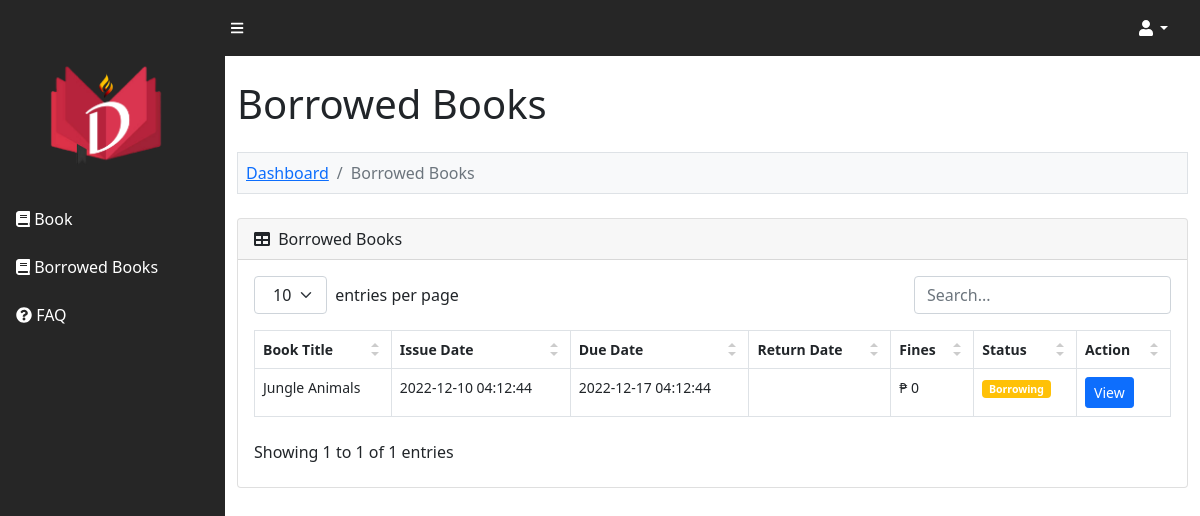
The app's page /DIGIBRI/User/borrowed_books.php (signed in) with its own data.
### tables this page shows
CREATE TABLE `lms_issue_book` (
  `issue_book_id` int(11) NOT NULL,
  `school_id` varchar(30) NOT NULL,
  `book_isbn_number` int(13) NOT NULL,
  `issue_date_time` varchar(30) NOT NULL,
  `expected_return_date` varchar(30) NOT NULL,
  `return_date_time` varchar(30) NOT NULL,
  `book_fines` varchar(30) NOT NULL,
  `no_of_copy` int(1) NOT NULL,
  `book_issue_status` enum('Borrowing','Returned','Late','Pending','Denied','Cancelled') NOT NULL
);

CREATE TABLE `lms_book` (
  `book_id` int(11) NOT NULL,
  `category_id` int(11) NOT NULL,
  `book_author` varchar(200) NOT NULL,
  `location_rack_id` int(11) NOT NULL,
  `book_name` text NOT NULL,
  `book_isbn_number` int(15) NOT NULL,
  `book_no_of_copy` int(5) NOT NULL,
  `publisher` varchar(200) NOT NULL,
  `publication_date` date DEFAULT NULL,
  `image_file` varchar(200) DEFAULT NULL,
  `book_status` enum('Active','Inactive') NOT NULL
);

### DIGIBRI/User/borrowed_books.php (the view, shortened to what this page needs)
<?php
include '../database_connection.php';
$error = '';
$query = "
	SELECT * FROM lms_issue_book
	INNER JOIN lms_book
	ON lms_book.book_isbn_number = lms_issue_book.book_isbn_number
	WHERE lms_issue_book.school_id = '".$_SESSION['user_id']."'
	ORDER BY lms_issue_book.issue_book_id DESC
";
$statement = $connect->prepare($query);
$statement->execute();
include 'user_header.php';
?>
<div class="container-fluid py-4" style="min-height: 700px;">
	<h1>Borrowed Books</h1>
    <?php
    if(isset($_GET["action"]))
    {
		if($_GET["action"] == 'view')
        {
            $issue_book_id = $_GET["code"];
            if($issue_book_id > 0)
            {
                $query = "
                SELECT * FROM lms_issue_book
                WHERE issue_book_id = '$issue_book_id'
                ";
                $result = $connect->query($query);
                foreach($result as $row)
                {
                    $query = "
                    SELECT * FROM lms_book
                    WHERE book_isbn_number = '".$row["book_isbn_number"]."'
                    ";
                    $book_result = $connect->query($query);
                    echo '
                    <ol class="breadcrumb mt-4 mb-4 bg-light p-2 border">
                        <li class="breadcrumb-item"><a href="borrowed_books.php">Borrowed Books</a></li>
                        <li class="breadcrumb-item active">View Borrowed Book(s)</li>
                    </ol>
                    ';
                    if($error != '')
                    {
                        echo '<div class="alert alert-danger">'.$error.'</div>';
                    }
                    foreach($book_result as $book_data)
                    {
                        echo '
                        <h2>Book Details</h2>
                        <table class="table table-bordered">
                            <tr>
                                <th width="30%">Book ISBN</th>
                                <td width="70%">'.$book_data["book_isbn_number"].'</td>
                            </tr>
                            <tr>
                                <th width="30%">Book Title</th>
                                <td width="70%">'.$book_data["book_name"].'</td>
                            </tr>
                            <tr>
                                <th width="30%">Author</th>
                                <td width="70%">'.$book_data["book_author"].'</td>
                            </tr>
                        </table>
                        <br />
                        ';
                    }
                    $status = $row["book_issue_status"];
                    $form_item = '';
                    if($status == "Borrowing")
                    {
                        $status = '<span class="badge bg-warning">Borrowing</span>';
                    }
                    if($status == "Pending")
                    {
                        $status = '<span class="badge bg-success">Pending</span>';
                        $form_item = '
                        <div class="mt-4 mb-4">
                            <input type="submit" name="cancel_button" value="Cancel Request" class="btn btn-danger" />
                        </div>
                        ';
                    }
                    if($status == 'Late')
                    {
                        $status = '<span class="badge bg-danger">Late</span>';
                    }
                    if($status == 'Denied')
                    {
                        $status = '<span class="badge bg-danger">Denied</span>';
                    }
                    if($status == 'Cancelled')
                    {
                        $status = '<span class="badge bg-danger">Cancelled</span>';
                    }
                    if($status == 'Returned')
                    {
                        $status = '<span class="badge bg-info">Returned</span>';
                    }
                    echo '
                    <h2>Issue Book Details</h2>
                    <table class="table table-bordered">
                        <tr>
                            <th width="30%">Book Issue Date</th>
                            <td width="70%">'.$row["issue_date_time"].'</td>
                        </tr>
                        <tr>
                            <th width="30%">Book Return Date</th>
                            <td width="70%">'.$row["return_date_time"].'</td>
                        </tr>
                        <tr>
                            <th width="30%">No. of Copies Borrowed</th>
                            <td width="70%">'.$row["no_of_copy"].'</td>
                        </tr>
                        <tr>
                            <th width="30%">Book Issue Status</th>
                            <td width="70%">'.$status.'</td>
                        </tr>
                        <tr>
                            <th width="30%">Total Fines</th>
                            <td width="70%">₱ '.$row["book_fines"].'</td>
                        </tr>
                    </table>
                    <form method="POST">
                        <input type="hidden" name="issue_book_id" value="'.$issue_book_id.'" />
                        <input type="hidden" name="book_isbn_number" value="'.$row["book_isbn_number"].'" />
						<input type="hidden" name="no_of_copy" value="'.$row["no_of_copy"].'" />
                        '.$form_item.'
                    </form>
                    <br />
                    ';
                }
            }
        }
    }
    else
    {
    ?>
	<ol class="breadcrumb mt-4 mb-4 bg-light p-2 border">
		<li class="breadcrumb-item"><a href="index.php">Dashboard</a></li>
        <li class="breadcrumb-item active">Borrowed Books</li>
    </ol>
    <div class="card mb-4">
    	<div class="card-header">
    		<div class="row">
    			<div class="col col-md-6">
    				<i class="fas fa-table me-1"></i> Borrowed Books
                </div>
            </div>
        </div>
        <div class="card-body">
        	<table id="datatablesSimple">
        		<thead>
        			<tr>
						<th>Book Title</th>
						<th>Issue Date</th>
						<th>Due Date</th>
						<th>Return Date</th>
						<th>Fines</th>
						<th>Status</th>
						<th>Action</th>
        			</tr>
        		</thead>
        		<tbody>
        		<?php
        		if($statement->rowCount() > 0)
        		{
        			foreach($statement->fetchAll() as $row)
        			{
        				$status = $row["book_issue_status"];
        				if($status == 'Borrowing')
        				{
        					$status = '<span class="badge bg-warning">Borrowing</span>';
        				}
        				echo '
        				<tr>
							<td>'.$row["book_name"].'</td>
							<td>'.$row["issue_date_time"].'</td>
							<td>'.$row["expected_return_date"].'</td>
							<td>'.$row["return_date_time"].'</td>
							<td>₱ '.$row["book_fines"].'</td>
							<td>'.$status.'</td>
        					<td>
                                <a href="borrowed_books.php?action=view&code='.$row["issue_book_id"].'" class="btn btn-primary btn-sm">View</a>
                            </td>
        				</tr>
        				';
        			}
        		}
        		else
        		{
        			echo '
        			<tr>
        				<td colspan="7" class="text-center">No Data Found</td>
        			</tr>
        			';
        		}
        		?>
        		</tbody>
        	</table>
        </div>
    </div>
    <?php
    }
    ?>
</div>

### DIGIBRI/asset/css/simple-datatables-style.css (style rules this page uses)
.dataTable-table { max-width: 100%; width: 100%; border-spacing: 0; border-collapse: separate; }
.dataTable-table > tbody > tr > td, .dataTable-table > tbody > tr > th, .dataTable-table > tfoot > tr > td, .dataTable-table > tfoot > tr > th, .dataTable-table > thead > tr > td, .dataTable-table > thead > tr > th { vertical-align: top; padding: 8px 10px; }
.dataTable-table > thead > tr > th { vertical-align: bottom; text-align: left; border-bottom: 1px solid #d9d9d9; }
.dataTable-table th { vertical-align: bottom; text-align: left; }

### records on screen
lms_issue_book: lms_book.book_name "Jungle Animals", issue_date_time "2022-12-10 04:12:44", expected_return_date "2022-12-17 04:12:44", book_fines "0", book_issue_status "Borrowing"
